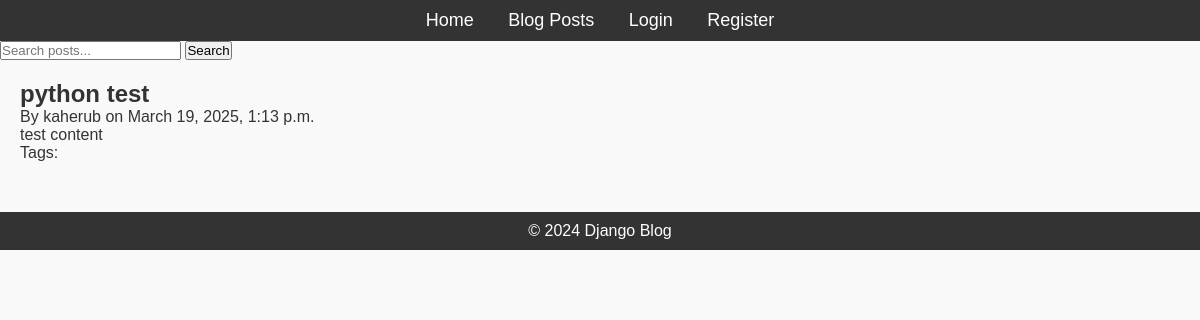
The page /post/5 on the database its author committed.
### blog/models.py (models this page shows, shortened)
class Post(models.Model):
    title = models.CharField(max_length = 200)
    content = models.TextField()
    published_date = models.DateTimeField(auto_now_add = True)
    author = models.ForeignKey(User, on_delete=models.CASCADE, related_name = 'posts')
    tags = TaggableManager()  # include the tags attribut to the post model

### blog/views.py (the view)
# urls.py: path('post/<int:pk>', PostDetailView.as_view(), name='post_detail'),
class PostDetailView(DetailView):
    model = Post

### blog/templates/blog/post_detail.html (shortened to what this page needs)
{% extends "blog/base.html" %}
{% block content %}
    <h2>{{ object.title }}</h2>
    <p>By {{ object.author }} on {{ object.published_date }}</p>
    <p>{{ object.content }}</p>
    <p>Tags:
    </p>
{% endblock %}

### blog/static/css/styles.css (style rules this page uses)
* { margin: 0; padding: 0; box-sizing: border-box; }
body { font-family: Arial, sans-serif; background-color: #f9f9f9; color: #333; }

### rows shown on the page
Post: title "python test", author "kaherub", published_date "March 19, 2025, 1:13 p.m.", content "test content"
